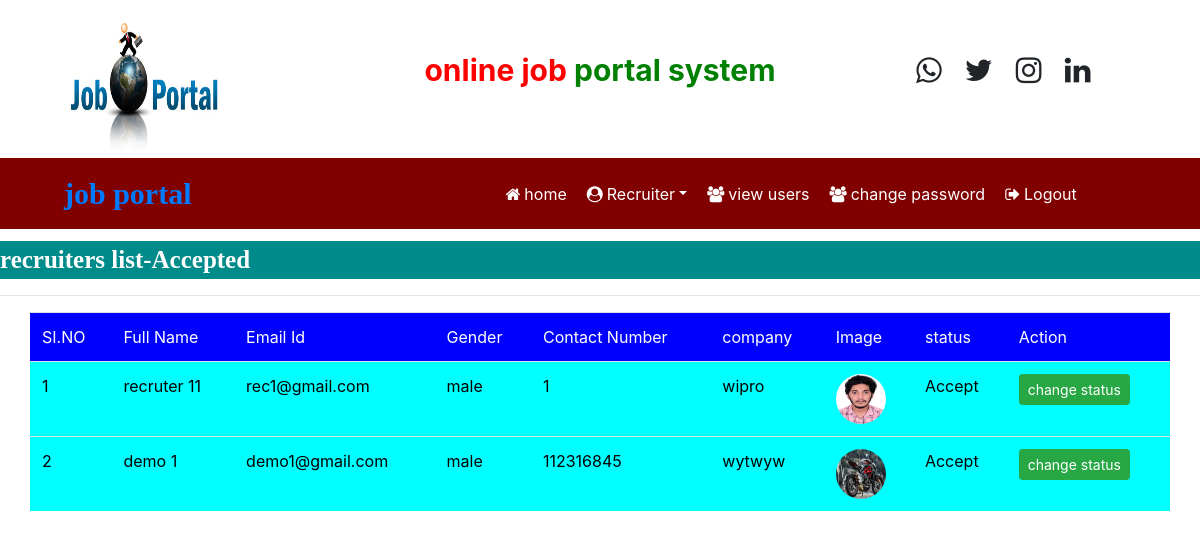
Page /recruiter_accepted (signed in) on the committed database.
### jp_app/models.py (models this page shows, shortened)
class Recruiter(models.Model):
    user=models.ForeignKey(User,on_delete=models.CASCADE)
    mobile=models.CharField(max_length=15,null=True)
    image=models.FileField(null=True)
    gender=models.CharField(max_length=10,null=True)
    type=models.CharField(max_length=15,null=True)
    company=models.CharField(max_length=100,null=True)
    status= models.CharField(max_length=20, null=True)

### jp_app/views.py (the view)
# urls.py: path('recruiter_accepted', recruiter_accepted, name='recruiter_accepted'),
def recruiter_accepted(request):
    if not request.user.is_authenticated:
        return redirect('admin_login')
    data = Recruiter.objects.filter(status='Accept')
    d = {'data': data}
    return render(request, 'recruiter_accepted.html', d)

### jp_app/templates/recruiter_accepted.html
{% load static %}
{% block body %}
{% include 'admin_navigation.html' %}
<marquee style="font-family:monotype corsiva; font-size:25px; background-color:darkcyan; color:white;font-weight:bold;margin-top:1%">recruiters list-Accepted</marquee>
<hr>
<table class="container table">
    <thead style="background-color:blue;color:white">
    <tr>
        <td>SI.NO</td>
        <td>Full Name</td>
        <td>Email Id</td>
        <td>Gender</td>
        <td>Contact Number</td>
        <td>company</td>
        <td>Image</td>
        <td>status</td>
        <td>Action</td>
    </tr>
    </thead>
    <tbody style="background-color:cyan;color:black">
    {% for i in data %}
    <tr >
        <td>{{forloop.counter}}</td>
        <td>{{i.user.first_name}} {{i.user.last_name}}</td>
        <td>{{i.user.username}}</td>
        <td>{{i.gender}}</td>
        <td>{{i.mobile}}</td>
        <td>{{i.company}}</td>
        <td><img src="{{i.image.url}}" style="width:50px;height:50px;border-radius:60%"></td>
        <td>{{i.status}}</td>
        <td><a href="{% url 'change_status' i.id %}" class="btn btn-success btn-sm" >change status</a> </td>
    </tr>
    {% endfor %}
    </tbody>
</table>
{% endblock %}

### rows in the picture
Recruiter: user.first_name "recruter", user.last_name "11", user.username "rec1@gmail.com", gender "male", mobile "1", company "wipro", image (picture), status "Accept"
Recruiter: user.first_name "demo", user.last_name "1", user.username "demo1@gmail.com", gender "male", mobile "112316845", company "wytwyw", image (picture), status "Accept"
